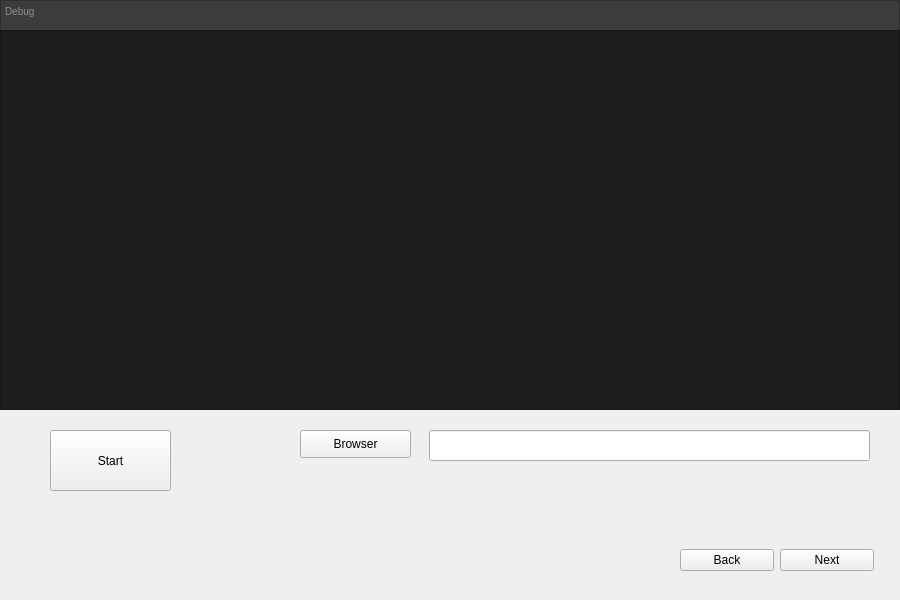
<?xml version="1.0" encoding="UTF-8"?>
<ui version="4.0">
 <class>Form</class>
 <widget class="QWidget" name="Form">
  <property name="geometry">
   <rect>
    <x>0</x>
    <y>0</y>
    <width>900</width>
    <height>600</height>
   </rect>
  </property>
  <property name="sizeIncrement">
   <size>
    <width>1</width>
    <height>1</height>
   </size>
  </property>
  <property name="font">
   <font>
    <pointsize>10</pointsize>
   </font>
  </property>
  <property name="windowTitle">
   <string>CANFlashOTA</string>
  </property>
  <widget class="QTextBrowser" name="DubugTlttextBrowser">
   <property name="geometry">
    <rect>
     <x>0</x>
     <y>0</y>
     <width>900</width>
     <height>31</height>
    </rect>
   </property>
   <property name="font">
    <font>
     <pointsize>10</pointsize>
    </font>
   </property>
   <property name="styleSheet">
    <string notr="true">background-color: rgb(60, 60, 60)</string>
   </property>
   <property name="html">
    <string>&lt;!DOCTYPE HTML PUBLIC &quot;-//W3C//DTD HTML 4.0//EN&quot; &quot;http://www.w3.org/TR/REC-html40/strict.dtd&quot;&gt;
&lt;html&gt;&lt;head&gt;&lt;meta name=&quot;qrichtext&quot; content=&quot;1&quot; /&gt;&lt;style type=&quot;text/css&quot;&gt;
p, li { white-space: pre-wrap; }
&lt;/style&gt;&lt;/head&gt;&lt;body style=&quot; font-family:'MS Shell Dlg 2'; font-size:10pt; font-weight:400; font-style:normal;&quot;&gt;
&lt;p style=&quot; margin-top:0px; margin-bottom:0px; margin-left:0px; margin-right:0px; -qt-block-indent:0; text-indent:0px;&quot;&gt;&lt;span style=&quot; font-size:7.8pt; color:#909090;&quot;&gt;Debug&lt;/span&gt;&lt;/p&gt;&lt;/body&gt;&lt;/html&gt;</string>
   </property>
  </widget>
  <widget class="QPushButton" name="StartBtn">
   <property name="geometry">
    <rect>
     <x>50</x>
     <y>430</y>
     <width>121</width>
     <height>61</height>
    </rect>
   </property>
   <property name="font">
    <font>
     <pointsize>9</pointsize>
    </font>
   </property>
   <property name="text">
    <string>Start</string>
   </property>
  </widget>
  <widget class="QWidget" name="horizontalLayoutWidget_2">
   <property name="geometry">
    <rect>
     <x>680</x>
     <y>520</y>
     <width>224</width>
     <height>80</height>
    </rect>
   </property>
   <layout class="QHBoxLayout" name="WindowCtrlLayout">
    <property name="rightMargin">
     <number>30</number>
    </property>
    <item>
     <widget class="QPushButton" name="BackBtn">
      <property name="font">
       <font>
        <pointsize>9</pointsize>
       </font>
      </property>
      <property name="text">
       <string>Back</string>
      </property>
     </widget>
    </item>
    <item>
     <widget class="QPushButton" name="NextBtn">
      <property name="font">
       <font>
        <pointsize>9</pointsize>
       </font>
      </property>
      <property name="text">
       <string>Next</string>
      </property>
     </widget>
    </item>
   </layout>
  </widget>
  <widget class="QTextBrowser" name="DebugtextBrowser">
   <property name="enabled">
    <bool>true</bool>
   </property>
   <property name="geometry">
    <rect>
     <x>0</x>
     <y>30</y>
     <width>900</width>
     <height>380</height>
    </rect>
   </property>
   <property name="font">
    <font>
     <pointsize>10</pointsize>
    </font>
   </property>
   <property name="mouseTracking">
    <bool>true</bool>
   </property>
   <property name="tabletTracking">
    <bool>false</bool>
   </property>
   <property name="toolTip">
    <string>&lt;!DOCTYPE HTML PUBLIC &quot;-//W3C//DTD HTML 4.0//EN&quot; &quot;http://www.w3.org/TR/REC-html40/strict.dtd&quot;&gt;
&lt;html&gt;&lt;head&gt;&lt;meta name=&quot;qrichtext&quot; content=&quot;1&quot; /&gt;&lt;style type=&quot;text/css&quot;&gt;
p, li { white-space: pre-wrap; }
&lt;/style&gt;&lt;/head&gt;&lt;body style=&quot; font-family:'MS Shell Dlg 2'; font-size:10pt; font-weight:400; font-style:normal;&quot;&gt;
&lt;p style=&quot;-qt-paragraph-type:empty; margin-top:0px; margin-bottom:0px; margin-left:0px; margin-right:0px; -qt-block-indent:0; text-indent:0px;&quot;&gt;&lt;br /&gt;&lt;/p&gt;&lt;/body&gt;&lt;/html&gt;</string>
   </property>
   <property name="toolTipDuration">
    <number>-1</number>
   </property>
   <property name="statusTip">
    <string/>
   </property>
   <property name="styleSheet">
    <string notr="true">background-color: rgb(30, 30, 30)</string>
   </property>
   <property name="tabChangesFocus">
    <bool>false</bool>
   </property>
   <property name="undoRedoEnabled">
    <bool>false</bool>
   </property>
   <property name="html">
    <string>&lt;!DOCTYPE HTML PUBLIC &quot;-//W3C//DTD HTML 4.0//EN&quot; &quot;http://www.w3.org/TR/REC-html40/strict.dtd&quot;&gt;
&lt;html&gt;&lt;head&gt;&lt;meta name=&quot;qrichtext&quot; content=&quot;1&quot; /&gt;&lt;style type=&quot;text/css&quot;&gt;
p, li { white-space: pre-wrap; }
&lt;/style&gt;&lt;/head&gt;&lt;body style=&quot; font-family:'MS Shell Dlg 2'; font-size:10pt; font-weight:400; font-style:normal;&quot;&gt;
&lt;p style=&quot;-qt-paragraph-type:empty; margin-top:0px; margin-bottom:0px; margin-left:0px; margin-right:0px; -qt-block-indent:0; text-indent:0px;&quot;&gt;&lt;br /&gt;&lt;/p&gt;&lt;/body&gt;&lt;/html&gt;</string>
   </property>
  </widget>
  <widget class="QLineEdit" name="in_uploadfileDir">
   <property name="geometry">
    <rect>
     <x>429</x>
     <y>430</y>
     <width>441</width>
     <height>31</height>
    </rect>
   </property>
  </widget>
  <widget class="QPushButton" name="BrowserBtn">
   <property name="geometry">
    <rect>
     <x>300</x>
     <y>430</y>
     <width>111</width>
     <height>28</height>
    </rect>
   </property>
   <property name="font">
    <font>
     <pointsize>9</pointsize>
    </font>
   </property>
   <property name="text">
    <string>Browser</string>
   </property>
  </widget>
 </widget>
 <resources/>
 <connections/>
</ui>
